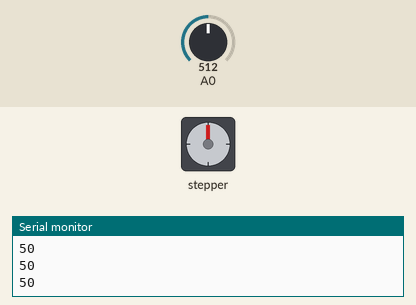
Recording of a sketch running on a simulated Arduino Uno, built with avr-gcc and run on an emulated ATmega328P. Shown: stepper motor, the last lines printed to the serial monitor. Inputs (shaded band) come from the test bench; at power-on: A0 = 512. Stepper angles assume 100 steps per turn.

Above: at 1.2 s.
1.3 s: A0 set to 564
2.8 s: A0 set to 590
At 2.95 s:
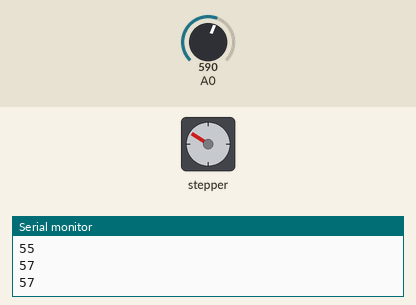
At 3.56 s:
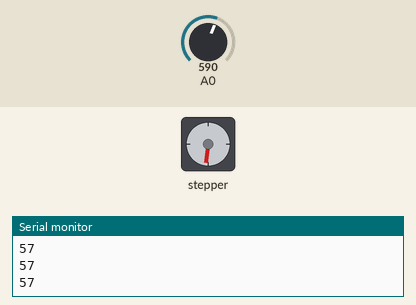
5.8 s: A0 set to 306
At 5.98 s:
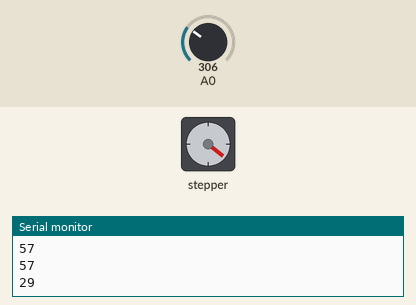
Timing chart, 0 to 14.8 s (numbered marks = the images above; inputs shaded):
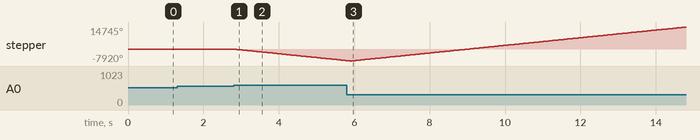

The sketch:

StepperControl.ino
```cpp
/*
 Stepper Motor Control - speed control

 This program drives a unipolar or bipolar stepper motor.
 The motor is attached to digital pins 8 - 11 of the Arduino.
 A potentiometer is connected to analog input 0.

 The motor will rotate in a clockwise direction. The higher the potentiometer value,
 the faster the motor speed. Because setSpeed() sets the delay between steps,
 you may notice the motor is less responsive to changes in the sensor value at
 low speeds.

 Created 30 Nov. 2009
 Modified 28 Oct 2010
 by Tom Igoe

 */

#include <Stepper.h>

const int stepsPerRevolution = 100;  // change this to fit the number of steps per revolution
// for your motor


// initialize the stepper library on pins 8 through 11:
Stepper myStepper(stepsPerRevolution, 8, 9, 10, 11);

int stepCount = 0;  // number of steps the motor has taken

void setup() {
  myStepper.setSpeed(500);
  Serial.begin(9600);
  // nothing to do inside the setup
}

void loop() {
  // read the sensor value:
  int sensorReading = analogRead(A0);
  // map it to a range from 0 to 100:
  int motorSpeed = map(sensorReading, 0, 1023, 0, 100);
  Serial.println(motorSpeed);

  if (motorSpeed < 45) {
    // step 1/100 of a revolution:
    myStepper.step(stepsPerRevolution);
    delay(20);

  } else if (motorSpeed > 55) {
    myStepper.step(-stepsPerRevolution);
    delay(20);
  } else {
    myStepper.step(0);
  }
}
```

Measured:
- the behaviour switches between 572 and 573 on A0 (found by bisection; images 0 and 1)
- after the input at 2.8 s, stepper: keeps turning counter-clockwise at about 2565°/s, starting at once
